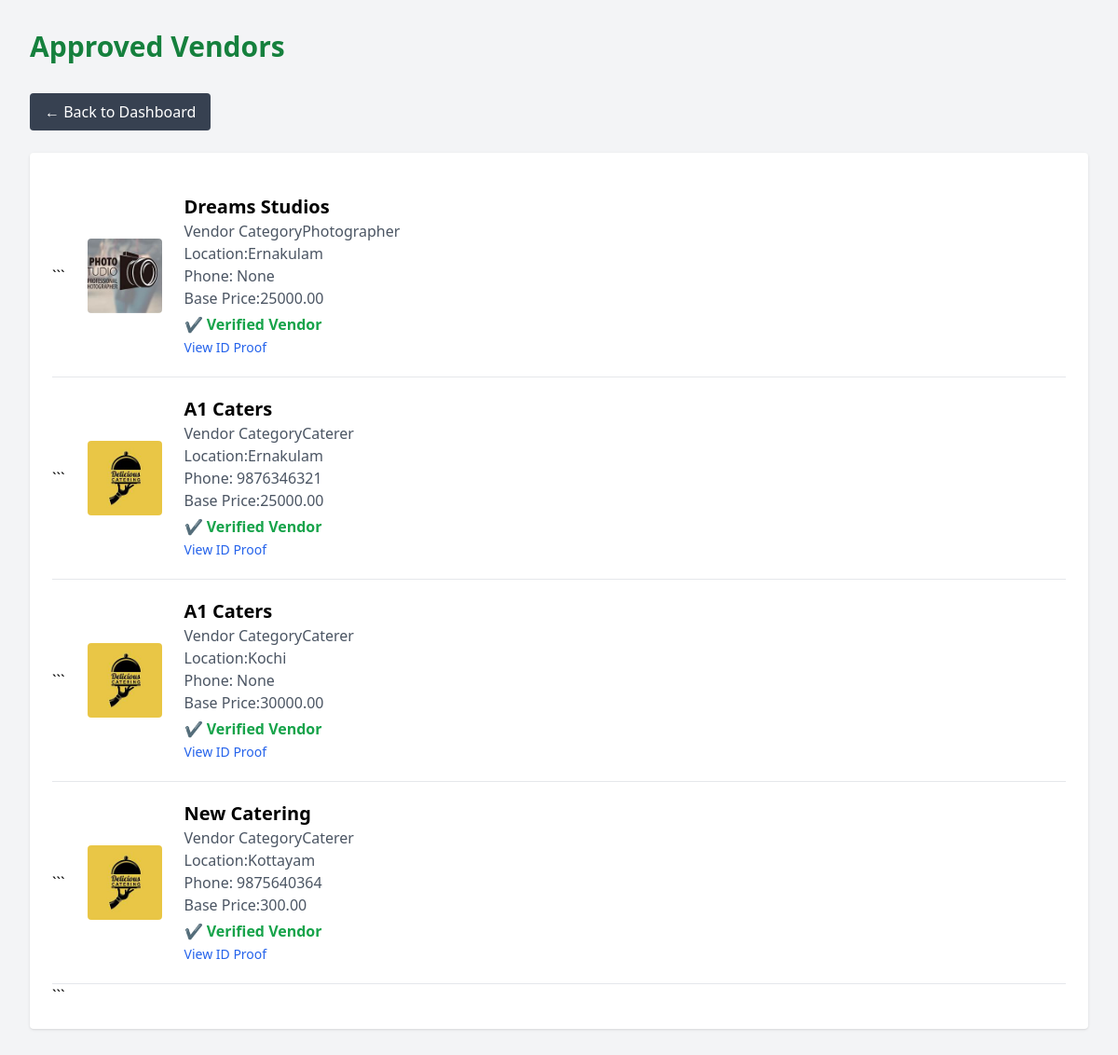
Page /approved-vendors/ on the committed database.
### core/models.py (models this page shows, shortened)
class Vendor(models.Model):
    user = models.OneToOneField(User, on_delete=models.CASCADE, related_name='vendor_profile')
    business_name = models.CharField(max_length=255)
    category = models.ForeignKey(Category, on_delete=models.SET_NULL, null=True)
    location = models.CharField(max_length=255)
    base_price = models.DecimalField(
        max_digits=10,
        decimal_places=2,
        null=True,
        blank=True,
        help_text="General starting price"
    )
    price_per_plate = models.DecimalField(
        max_digits=10,
        decimal_places=2,
        null=True,
        blank=True,
        help_text="For Caterers: Price per person"
    )
    is_caterer = models.BooleanField(default=False)
    is_available = models.BooleanField(default=True, help_text="Is the vendor currently accepting new bookings?")
    is_verified = models.BooleanField(default=False)
    profile_pic = models.ImageField(upload_to='profiles/')
    service_image = models.ImageField(upload_to='services/')
    id_proof = models.FileField(upload_to='docs/')
    created_at = models.DateTimeField(auto_now_add=True)
    phone_regex = RegexValidator(
        regex=r'^\+?\d{9,15}$',
        message="Enter a valid phone number (e.g. +919876543210). Up to 15 digits allowed."
    )
    phone = models.CharField(
        validators=[phone_regex],
        max_length=17,
        blank=True,
        null=True
    )

class Category(models.Model):
    name = models.CharField(max_length=100)
    class Meta:
        verbose_name_plural = "Categories"
    def __str__(self):
        return self.name

### core/views.py (the view)
# urls.py: path('approved-vendors/', views.approved_vendors, name='approved_vendors'),
def approved_vendors(request):
    vendors = Vendor.objects.filter(is_verified=True)
    return render(request, "approved_vendors.html", {"vendors": vendors})

### templates/approved_vendors.html (shortened to what this page needs)
<!DOCTYPE html>
<html>
<head>
    <script src="https://cdn.tailwindcss.com"></script>
</head>
<body class="bg-gray-100 p-8">
<h1 class="text-3xl font-bold mb-8 text-green-700">Approved Vendors</h1>
<a href="{% url 'admin_dashboard' %}" class="mb-6 inline-block bg-gray-700 text-white px-4 py-2 rounded">
    ← Back to Dashboard
</a>
<div class="bg-white rounded shadow p-6">
{% if vendors %}
{% for vendor in vendors %} <div class="flex items-center gap-6 border-b py-5">
```
    {% if vendor.profile_pic %}
        <img src="{{ vendor.profile_pic.url }}" class="w-20 h-20 rounded object-cover">
    {% else %}
        <div class="w-20 h-20 bg-gray-300 rounded"></div>
    {% endif %}
    <div class="flex-1">
        <h2 class="text-xl font-bold">{{ vendor.business_name }}</h2>
        <p class="text-gray-600">Vendor Category{{ vendor.category }}</p>
        <p class="text-gray-600">Location:{{ vendor.location }}</p>
        <p class="text-gray-600">Phone: {{ vendor.phone }}</p>
        <p class="text-gray-600">Base Price:{{ vendor.base_price}}</p>
        <p class="text-green-600 font-semibold mt-1">✔ Verified Vendor</p>
        {% if vendor.id_proof %}
            <a href="{{ vendor.id_proof.url }}" target="_blank" class="text-blue-600 text-sm">
                View ID Proof
            </a>
        {% endif %}
    </div>
</div>
{% endfor %}
```
{% else %} <p class="text-gray-500 text-lg">No approved vendors yet.</p>
{% endif %}
</div>
</body>
</html>

### rows in the picture
Vendor: profile_pic (picture), business_name "Dreams Studios", category "Photographer", location "Ernakulam", phone "None", base_price "25000.00"
Vendor: profile_pic (picture), business_name "A1 Caters", category "Caterer", location "Ernakulam", phone "9876346321", base_price "25000.00"
Vendor: profile_pic (picture), business_name "A1 Caters", category "Caterer", location "Kochi", phone "None", base_price "30000.00"
Vendor: profile_pic (picture), business_name "New Catering", category "Caterer", location "Kottayam", phone "9875640364", base_price "300.00"
